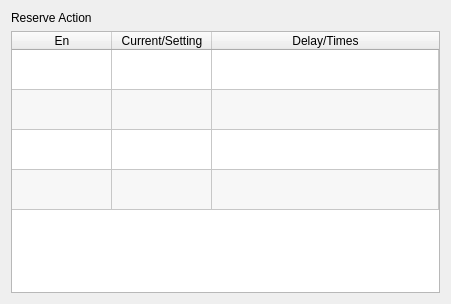
<?xml version="1.0" encoding="UTF-8"?>
<ui version="4.0">
 <class>ICPneumaticActionPage</class>
 <widget class="QWidget" name="ICPneumaticActionPage">
  <property name="geometry">
   <rect>
    <x>0</x>
    <y>0</y>
    <width>451</width>
    <height>304</height>
   </rect>
  </property>
  <property name="windowTitle">
   <string>Form</string>
  </property>
  <layout class="QVBoxLayout" name="verticalLayout">
   <item>
    <widget class="QLabel" name="label">
     <property name="text">
      <string>Reserve Action</string>
     </property>
    </widget>
   </item>
   <item>
    <widget class="ICTableWidget" name="tableWidget">
     <property name="styleSheet">
      <string notr="true">::item{
height: 33px;
}

::item::QCheckBox{
	spacing: 24px;
}

::indicator {
     width: 32px;
     height: 32px;
 }

::indicator:unchecked 
{
     image: url(:/resource/check_unchecked.png);
 }
::indicator:checked 
{
     image: url(:/resource/check_checked.png);
 }

QRadioButton::indicator:checked:disabled
{
 image: url(:/resource/check_checked_disable.png);
}

QRadioButton::indicator:unchecked:disabled
{
 image: url(:/resource/check_unchecked_disable.png);
}



</string>
     </property>
     <property name="editTriggers">
      <set>QAbstractItemView::NoEditTriggers</set>
     </property>
     <property name="showDropIndicator" stdset="0">
      <bool>false</bool>
     </property>
     <property name="alternatingRowColors">
      <bool>true</bool>
     </property>
     <property name="selectionMode">
      <enum>QAbstractItemView::NoSelection</enum>
     </property>
     <property name="selectionBehavior">
      <enum>QAbstractItemView::SelectRows</enum>
     </property>
     <property name="showGrid">
      <bool>true</bool>
     </property>
     <property name="gridStyle">
      <enum>Qt::SolidLine</enum>
     </property>
     <property name="wordWrap">
      <bool>true</bool>
     </property>
     <property name="cornerButtonEnabled">
      <bool>false</bool>
     </property>
     <attribute name="horizontalHeaderMinimumSectionSize">
      <number>48</number>
     </attribute>
     <attribute name="horizontalHeaderStretchLastSection">
      <bool>true</bool>
     </attribute>
     <attribute name="verticalHeaderVisible">
      <bool>false</bool>
     </attribute>
     <attribute name="verticalHeaderDefaultSectionSize">
      <number>40</number>
     </attribute>
     <attribute name="verticalHeaderMinimumSectionSize">
      <number>40</number>
     </attribute>
     <attribute name="verticalHeaderStretchLastSection">
      <bool>false</bool>
     </attribute>
     <row>
      <property name="text">
       <string>Reserve1</string>
      </property>
     </row>
     <row>
      <property name="text">
       <string>Reserve2</string>
      </property>
     </row>
     <row>
      <property name="text">
       <string>Reserve3</string>
      </property>
     </row>
     <row>
      <property name="text">
       <string>Reserve4</string>
      </property>
     </row>
     <column>
      <property name="text">
       <string>En</string>
      </property>
      <property name="textAlignment">
       <set>AlignHCenter|AlignVCenter|AlignCenter</set>
      </property>
     </column>
     <column>
      <property name="text">
       <string>Current/Setting</string>
      </property>
     </column>
     <column>
      <property name="text">
       <string>Delay/Times</string>
      </property>
     </column>
     <item row="0" column="0">
      <property name="text">
       <string/>
      </property>
      <property name="checkState">
       <enum>Unchecked</enum>
      </property>
     </item>
     <item row="0" column="1">
      <property name="text">
       <string/>
      </property>
     </item>
     <item row="1" column="0">
      <property name="text">
       <string/>
      </property>
      <property name="checkState">
       <enum>Unchecked</enum>
      </property>
     </item>
     <item row="1" column="1">
      <property name="text">
       <string/>
      </property>
     </item>
     <item row="2" column="0">
      <property name="checkState">
       <enum>Unchecked</enum>
      </property>
     </item>
     <item row="3" column="0">
      <property name="text">
       <string/>
      </property>
      <property name="checkState">
       <enum>Unchecked</enum>
      </property>
     </item>
     <item row="3" column="1">
      <property name="text">
       <string/>
      </property>
     </item>
    </widget>
   </item>
  </layout>
 </widget>
 <customwidgets>
  <customwidget>
   <class>ICTableWidget</class>
   <extends>QTableWidget</extends>
   <header>ictablewidget.h</header>
  </customwidget>
 </customwidgets>
 <resources/>
 <connections/>
</ui>
